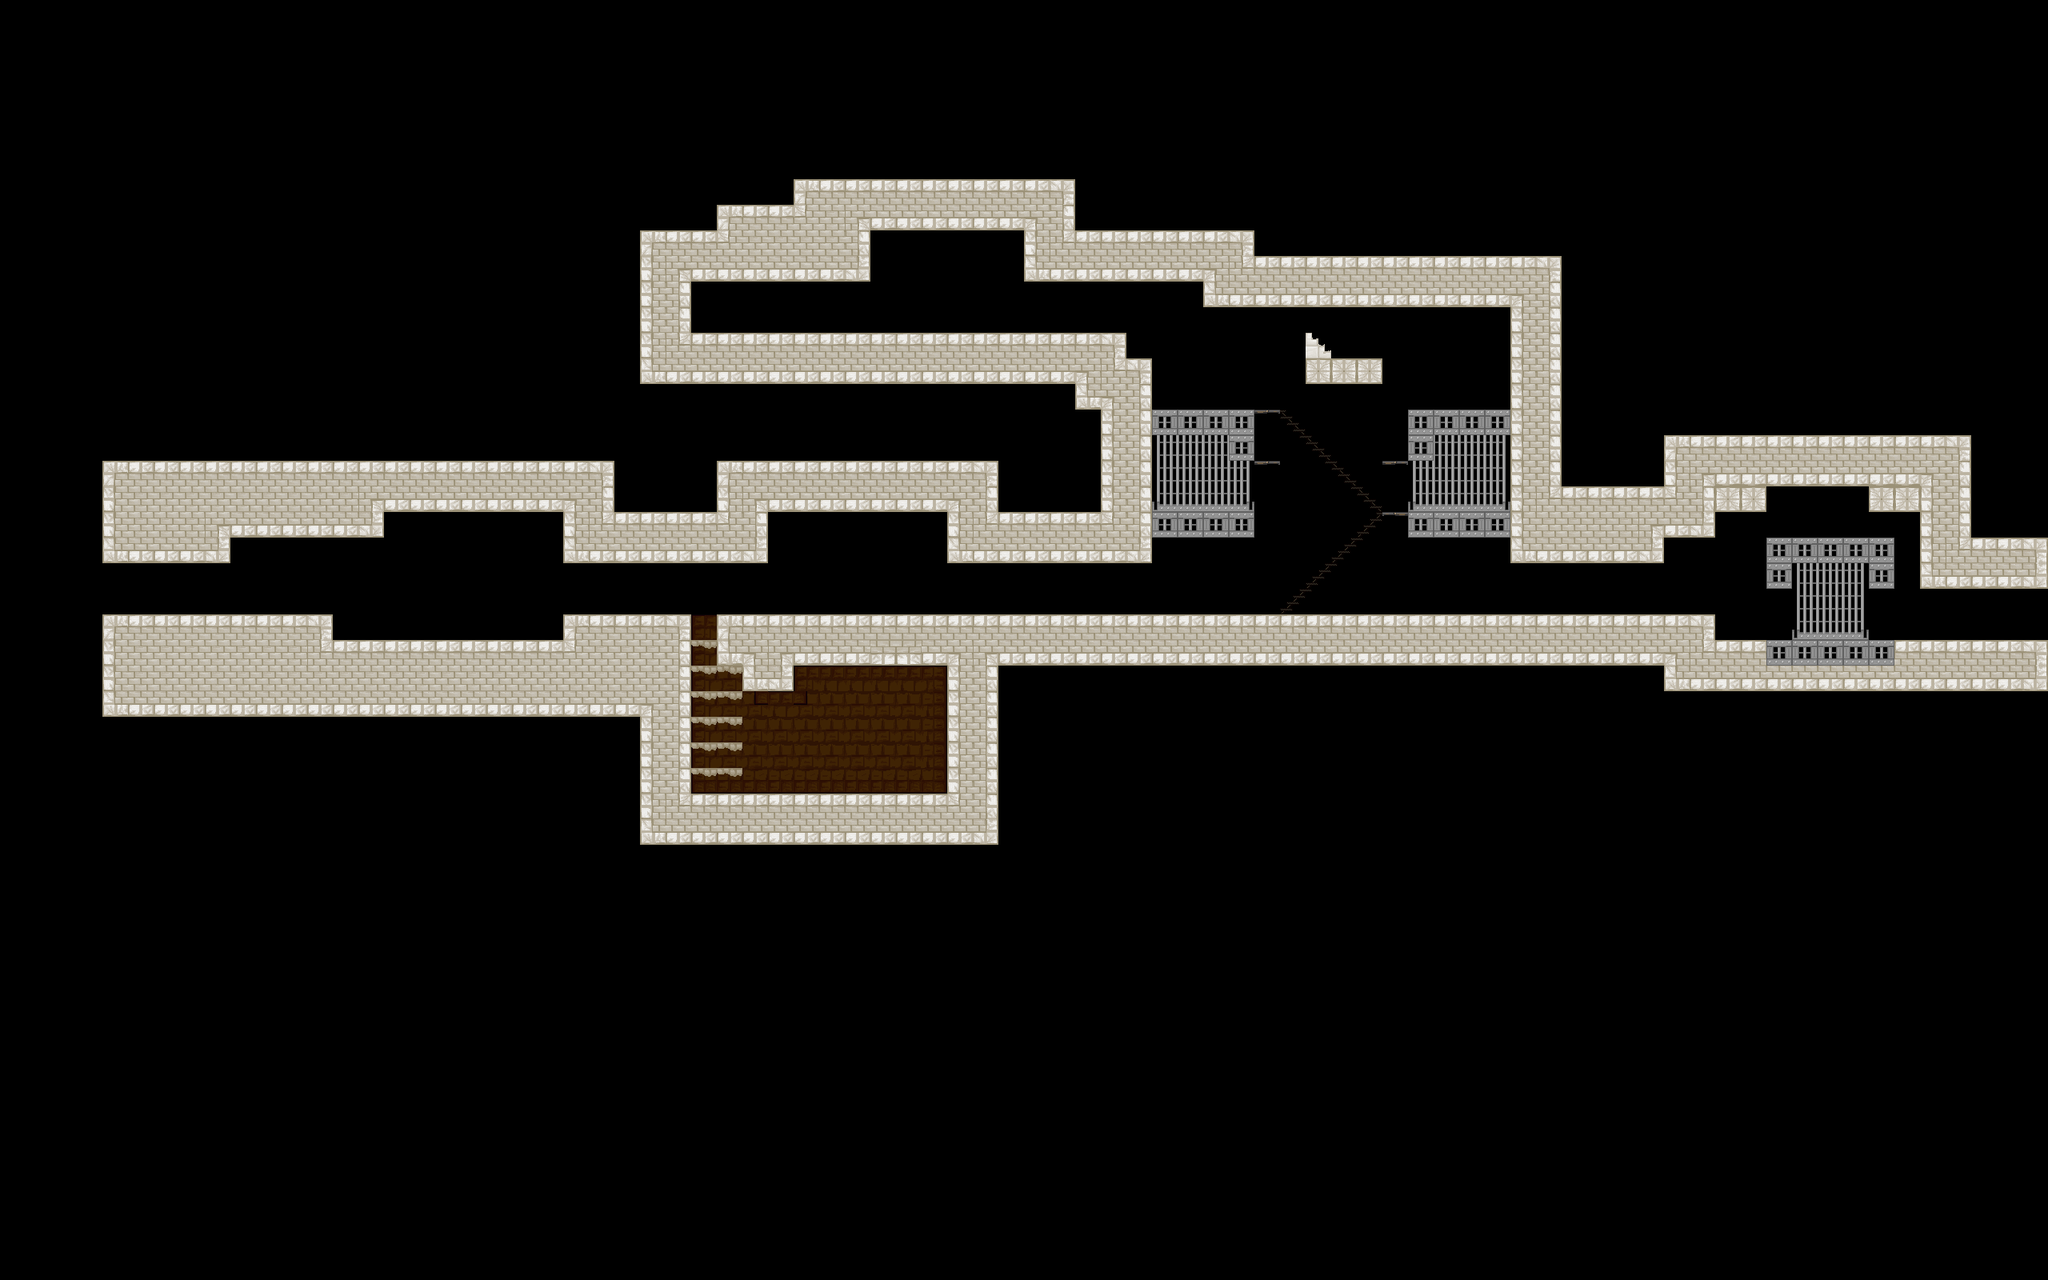

The image is a tile-based game level rendered from a .tmx file. Its description and source (layers, tilesets, objects; grid data summarised) follow:
An orthogonal 80x50 tile map with 32x32 px tiles, 5 tile layers (Background1, Background2, Background3, Foreground1, ...), 4 tilesets and 22 objects.

<map version="1.0" tiledversion="1.1.5" orientation="orthogonal" renderorder="right-down" width="80" height="50" tilewidth="32" tileheight="32" infinite="0" nextobjectid="58">
 <properties>
  <property name="unity:scale" value="0.03125" />
 </properties>
 <tileset firstgid="1" source="../../Tilesets/Example.tsx" />
 <tileset firstgid="31" source="../../Tilesets/cathedral.tsx" />
 <tileset firstgid="131" source="../../Tilesets/lab.tsx" />
 <tileset firstgid="231" source="../../Tilesets/prison.tsx" />
 <layer name="Background1" width="80" height="50">
  <properties>
   <property name="unity:sortingOrder" type="int" value="-3" />
  </properties>
  <data>[4000 cells, 6 non-empty, 3 distinct tile ids]</data>
 </layer>
 <layer name="Background2" width="80" height="50">
  <properties>
   <property name="unity:sortingOrder" type="int" value="-4" />
  </properties>
  <data>[4000 cells, 0 non-empty, 0 distinct tile ids]</data>
 </layer>
 <layer name="Background3" width="80" height="50">
  <properties>
   <property name="unity:sortingOrder" type="int" value="-3" />
  </properties>
  <data>[4000 cells, 55 non-empty, 11 distinct tile ids]</data>
 </layer>
 <layer name="Foreground1" width="80" height="50">
  <properties>
   <property name="unity:sortingOrder" type="int" value="3" />
  </properties>
  <data>[4000 cells, 647 non-empty, 25 distinct tile ids]</data>
 </layer>
 <layer name="Foreground2" width="80" height="50">
  <properties>
   <property name="unity:sortingOrder" type="int" value="4" />
  </properties>
  <data>[4000 cells, 0 non-empty, 0 distinct tile ids]</data>
 </layer>
 <objectgroup name="walls">
  <properties>
   <property name="unity:layer" value="Obstacle" />
  </properties>
  <object id="24" x="1632" y="448">
   <polyline points="0,0 0,32 96,32 96,0 0,0" />
  </object>
  <object id="29" x="2560" y="736">
   <polyline points="0,0 0,64 -416,64 -416,32 -1248,32 -1664,32 -1664,96 -1632,96 -1632,128 -1568,128 -1568,96 -1376,96 -1376,256 -1696,256 -1696,32 -1856,32 -1856,64 -2144,64 -2144,32 -2432,32 -2432,-32 -2272,-32 -2272,-64 -2080,-64 -2080,-96 -1856,-96 -1856,-32 -1600,-32 -1600,-96 -1376,-96 -1376,-32 -1312,-32 -1280,-32 -1248,-32 -1120,-32 -1120,-288 -1152,-288 -1152,-320 -1696,-320 -1696,-384 -1632,-384 -1472,-384 -1472,-448 -1280,-448 -1280,-384 -1056,-384 -1056,-352 -672,-352 -672,-32 -608,-32 -576,-32 -544,-32 -512,-32 -480,-32 -480,-64 -416,-64 -416,-96 -352,-96 -352,-128 -224,-128 -224,-96 -160,-96 -160,0 0,0" />
  </object>
  <object id="42" x="1440" y="512">
   <polyline points="0,0 128,0 128,64 96,64 96,32 0,32 0,0" />
  </object>
  <object id="43" x="1568" y="640">
   <polyline points="0,0 -128,0 -128,32 0,32 0,0" />
  </object>
  <object id="44" x="1760" y="640">
   <polyline points="0,0 128,0 128,32 0,32 0,0" />
  </object>
  <object id="45" x="1760" y="576">
   <polyline points="0,0 32,0 32,-32 128,-32 128,-64 0,-64 0,0" />
  </object>
  <object id="46" x="2208" y="800">
   <polyline points="0,0 0,32 160,32 160,0 0,0" />
  </object>
  <object id="47" x="2208" y="736">
   <polyline points="0,0 32,0 32,-32 128,-32 128,0 160,0 160,-64 0,-64 0,0" />
  </object>
  <object id="49" x="1664" y="448">
   <polyline points="0,0 -32,-32 -32,0" />
  </object>
 </objectgroup>
 <objectgroup name="JumpThru">
  <properties>
   <property name="unity:layer" value="Obstacle" />
   <property name="unity:tag" value="JumpThru" />
  </properties>
  <object id="30" x="864" y="864">
   <polyline points="0,0 64,0" />
  </object>
  <object id="31" x="864" y="832">
   <polyline points="0,0 32,0" />
  </object>
  <object id="32" x="864" y="800">
   <polyline points="0,0 32,0" />
  </object>
  <object id="34" x="1440" y="512">
   <polyline points="128,0 160,0" />
  </object>
  <object id="35" x="1600" y="512">
   <polyline points="0,0 128,128" />
  </object>
  <object id="36" x="1728" y="640">
   <polyline points="0,0 -128,128" />
  </object>
  <object id="37" x="1728" y="640">
   <polyline points="0,0 32,0" />
  </object>
  <object id="40" x="1600" y="512">
   <polyline points="0,0 -32,0" />
  </object>
  <object id="50" x="1728" y="576">
   <polyline points="0,0 32,0" />
  </object>
  <object id="51" x="1568" y="576">
   <polyline points="0,0 32,0" />
  </object>
  <object id="55" x="864" y="896">
   <polyline points="0,0 64,0" />
  </object>
  <object id="56" x="864" y="928">
   <polyline points="0,0 64,0" />
  </object>
  <object id="57" x="864" y="960">
   <polyline points="0,0 64,0" />
  </object>
 </objectgroup>
</map>
